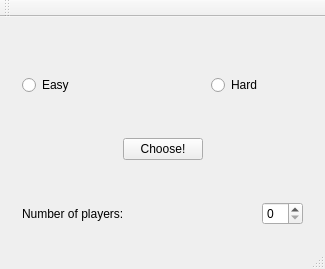
<?xml version="1.0" encoding="UTF-8"?>
<ui version="4.0">
 <class>MainWindow</class>
 <widget class="QMainWindow" name="MainWindow">
  <property name="geometry">
   <rect>
    <x>0</x>
    <y>0</y>
    <width>325</width>
    <height>269</height>
   </rect>
  </property>
  <property name="windowTitle">
   <string>MainWindow</string>
  </property>
  <widget class="QWidget" name="centralWidget">
   <layout class="QHBoxLayout" name="horizontalLayout">
    <item>
     <widget class="QStackedWidget" name="stackedWidget">
      <property name="currentIndex">
       <number>0</number>
      </property>
      <widget class="QWidget" name="page">
       <layout class="QVBoxLayout" name="verticalLayout">
        <item>
         <spacer name="verticalSpacer">
          <property name="orientation">
           <enum>Qt::Vertical</enum>
          </property>
          <property name="sizeHint" stdset="0">
           <size>
            <width>20</width>
            <height>8</height>
           </size>
          </property>
         </spacer>
        </item>
        <item>
         <layout class="QHBoxLayout" name="horizontalLayout_3" stretch="2,2,2">
          <item>
           <widget class="QRadioButton" name="easyButton">
            <property name="text">
             <string>Easy</string>
            </property>
           </widget>
          </item>
          <item>
           <spacer name="horizontalSpacer_3">
            <property name="orientation">
             <enum>Qt::Horizontal</enum>
            </property>
            <property name="sizeHint" stdset="0">
             <size>
              <width>40</width>
              <height>20</height>
             </size>
            </property>
           </spacer>
          </item>
          <item>
           <widget class="QRadioButton" name="hardButton">
            <property name="text">
             <string>Hard</string>
            </property>
           </widget>
          </item>
         </layout>
        </item>
        <item>
         <spacer name="verticalSpacer_2">
          <property name="orientation">
           <enum>Qt::Vertical</enum>
          </property>
          <property name="sizeHint" stdset="0">
           <size>
            <width>20</width>
            <height>32</height>
           </size>
          </property>
         </spacer>
        </item>
        <item>
         <layout class="QHBoxLayout" name="horizontalLayout_4">
          <item>
           <spacer name="horizontalSpacer">
            <property name="orientation">
             <enum>Qt::Horizontal</enum>
            </property>
            <property name="sizeHint" stdset="0">
             <size>
              <width>40</width>
              <height>20</height>
             </size>
            </property>
           </spacer>
          </item>
          <item>
           <widget class="QPushButton" name="selectButton">
            <property name="text">
             <string>Choose!</string>
            </property>
            <property name="autoDefault">
             <bool>false</bool>
            </property>
            <property name="default">
             <bool>false</bool>
            </property>
           </widget>
          </item>
          <item>
           <spacer name="horizontalSpacer_2">
            <property name="orientation">
             <enum>Qt::Horizontal</enum>
            </property>
            <property name="sizeHint" stdset="0">
             <size>
              <width>40</width>
              <height>20</height>
             </size>
            </property>
           </spacer>
          </item>
         </layout>
        </item>
        <item>
         <spacer name="verticalSpacer_3">
          <property name="orientation">
           <enum>Qt::Vertical</enum>
          </property>
          <property name="sizeHint" stdset="0">
           <size>
            <width>20</width>
            <height>4</height>
           </size>
          </property>
         </spacer>
        </item>
        <item>
         <layout class="QHBoxLayout" name="horizontalLayout_5">
          <item>
           <widget class="QLabel" name="label">
            <property name="text">
             <string>Number of players:</string>
            </property>
           </widget>
          </item>
          <item>
           <spacer name="horizontalSpacer_4">
            <property name="orientation">
             <enum>Qt::Horizontal</enum>
            </property>
            <property name="sizeHint" stdset="0">
             <size>
              <width>40</width>
              <height>20</height>
             </size>
            </property>
           </spacer>
          </item>
          <item>
           <widget class="QSpinBox" name="spinBox"/>
          </item>
         </layout>
        </item>
       </layout>
      </widget>
      <widget class="QWidget" name="page_2">
       <layout class="QVBoxLayout" name="verticalLayout_2">
        <item>
         <widget class="QLabel" name="infoLabel">
          <property name="text">
           <string>&lt;html&gt;&lt;head/&gt;&lt;body&gt;&lt;p&gt;&lt;span style=&quot; font-weight:600;&quot;&gt;server running&lt;/span&gt;&lt;/p&gt;&lt;/body&gt;&lt;/html&gt;</string>
          </property>
         </widget>
        </item>
       </layout>
      </widget>
     </widget>
    </item>
   </layout>
  </widget>
  <widget class="QMenuBar" name="menuBar">
   <property name="geometry">
    <rect>
     <x>0</x>
     <y>0</y>
     <width>325</width>
     <height>20</height>
    </rect>
   </property>
  </widget>
  <widget class="QToolBar" name="mainToolBar">
   <attribute name="toolBarArea">
    <enum>TopToolBarArea</enum>
   </attribute>
   <attribute name="toolBarBreak">
    <bool>false</bool>
   </attribute>
  </widget>
  <widget class="QStatusBar" name="statusBar"/>
 </widget>
 <layoutdefault spacing="6" margin="11"/>
 <resources/>
 <connections/>
</ui>
